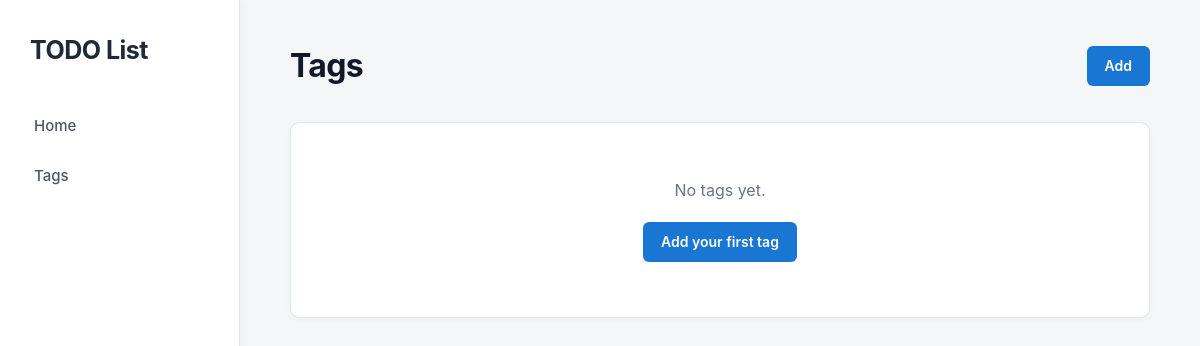
The page /tags/ on the database as committed earlier.
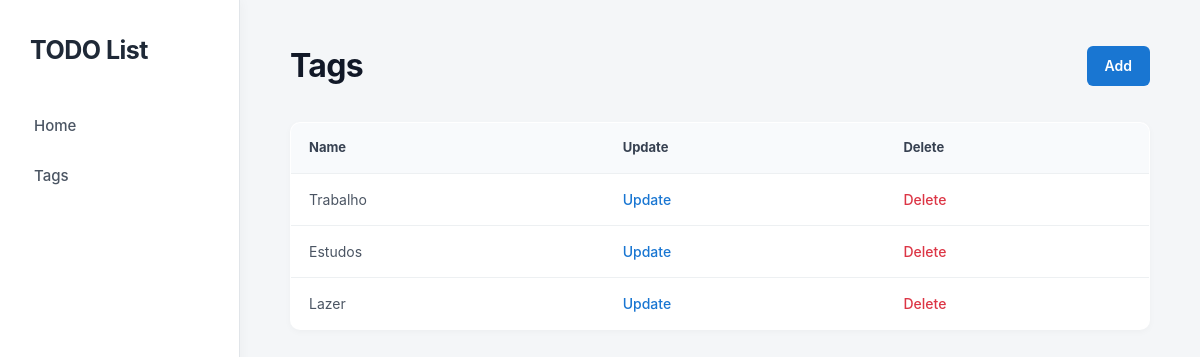
The same page on the database as committed later.
### todo/models.py (models this page shows, shortened)
class Tag(models.Model):
    name = models.CharField(
        max_length=255,
        unique=True,
    )

### todo/views.py (the view)
class TagListView(generic.ListView):
    model = Tag
    template_name = "todo/tag_list.html"
    context_object_name = "tags"

### todo/templates/todo/tag_list.html (shortened to what this page needs)
{% extends "base.html" %}
{% block content %}
<div class="page-header">
    <h1>
        Tags
    </h1>
    <a
        href="{% url 'tag-create' %}"
        class="button"
    >
        Add
    </a>
</div>
{% if tags %}
<table class="tag-table">
    <thead>
        <tr>
            <th>Name</th>
            <th>Update</th>
            <th>Delete</th>
        </tr>
    </thead>
    <tbody>
        {% for tag in tags %}
        <tr>
            <td>
                {{ tag.name }}
            </td>
            <td>
                <a
                    href="{% url 'tag-update' tag.pk %}"
                    class="link-button"
                >
                    Update
                </a>
            </td>
            <td>
                <a
                    href="{% url 'tag-delete' tag.pk %}"
                    class="link-button link-danger"
                >
                    Delete
                </a>
            </td>
        </tr>
        {% endfor %}
    </tbody>
</table>
{% else %}
<div class="empty-state">
    <p>
        No tags yet.
    </p>
    <a
        href="{% url 'tag-create' %}"
        class="button"
    >
        Add your first tag
    </a>
</div>
{% endif %}
{% endblock %}

### todo/templates/base.html (shortened to what this page needs)
{% load static %}
<!DOCTYPE html>
<html lang="en">
<head>
    <link rel="stylesheet" href="{% static 'todo/styles.css' %}">
</head>
<body>
    <div class="layout">
        {% include "includes/sidebar.html" %}
        <main class="main-content">
            {% block content %}
            {% endblock %}
        </main>
    </div>
</body>
</html>

### todo/templates/includes/sidebar.html
<aside class="sidebar">
    <h1 class="sidebar-title">
        TODO List
    </h1>
    <nav>
        <a href="{% url 'task-list' %}">
            Home
        </a>
        <a href="{% url 'tag-list' %}">
            Tags
        </a>
    </nav>
</aside>

### todo/static/todo/styles.css (style rules this page uses)
* { box-sizing: border-box; }
html { font-size: 16px; }
body { margin: 0; min-height: 100vh; font-family: -apple-system, BlinkMacSystemFont, "Segoe UI", Roboto, Helvetica, Arial, sans-serif; background: #f4f6f8; color: #212529; line-height: 1.5; }
a { color: inherit; }
.layout { display: flex; min-height: 100vh; }
.sidebar { position: fixed; top: 0; left: 0; width: 240px; height: 100vh; padding: 32px 20px; background: #ffffff; border-right: 1px solid #e1e5e9; box-shadow: 2px 0 10px rgba(0, 0, 0, 0.03); }
.sidebar-title { margin: 0 0 35px; padding: 0 10px; color: #1f2937; font-size: 25px; font-weight: 700; letter-spacing: -0.5px; }
.sidebar nav { display: flex; flex-direction: column; gap: 6px; }
.sidebar nav a { display: flex; align-items: center; min-height: 44px; padding: 10px 14px; border-radius: 7px; color: #4b5563; text-decoration: none; font-size: 15px; font-weight: 500; transition: background-color 0.2s ease, color 0.2s ease; }
.main-content { width: calc(100% - 240px); min-height: 100vh; margin-left: 240px; padding: 42px 50px; }
.main-content > * { width: 100%; max-width: 1100px; margin-right: auto; margin-left: auto; }
.page-header { display: flex; align-items: center; justify-content: space-between; gap: 20px; margin-bottom: 32px; }
.page-header h1 { margin: 0; color: #111827; font-size: 32px; font-weight: 700; letter-spacing: -0.7px; }
.button { display: inline-flex; align-items: center; justify-content: center; min-height: 40px; padding: 9px 17px; border: 1px solid transparent; border-radius: 6px; background: #1976d2; color: #ffffff; font-size: 14px; font-weight: 600; line-height: 1; text-decoration: none; cursor: pointer; transition: background-color 0.2s ease, border-color 0.2s ease, box-shadow 0.2s ease, transform 0.1s ease; }
.link-button { color: #1976d2; font-size: 14px; font-weight: 500; text-decoration: none; transition: color 0.2s ease; }
.link-danger { color: #dc3545; }
.tag-table { width: 100%; overflow: hidden; border-collapse: collapse; background: #ffffff; border: 1px solid #e1e5e9; border-radius: 10px; box-shadow: 0 2px 7px rgba(0, 0, 0, 0.03); }
.tag-table th, .tag-table td { padding: 15px 18px; border-bottom: 1px solid #edf0f2; text-align: left; vertical-align: middle; }
.tag-table th { background: #f8fafc; color: #374151; font-size: 13px; font-weight: 700; }
.tag-table td { color: #4b5563; font-size: 14px; }
.tag-table tbody tr:last-child td { border-bottom: none; }

Rows that differ between the two databases and show on the page:
added Tag: name "Trabalho"
added Tag: name "Estudos"
added Tag: name "Lazer"
Other text that changed with them:
text no longer shown: "No tags yet. Add your first tag"
text now shown: "Name Update Delete"
